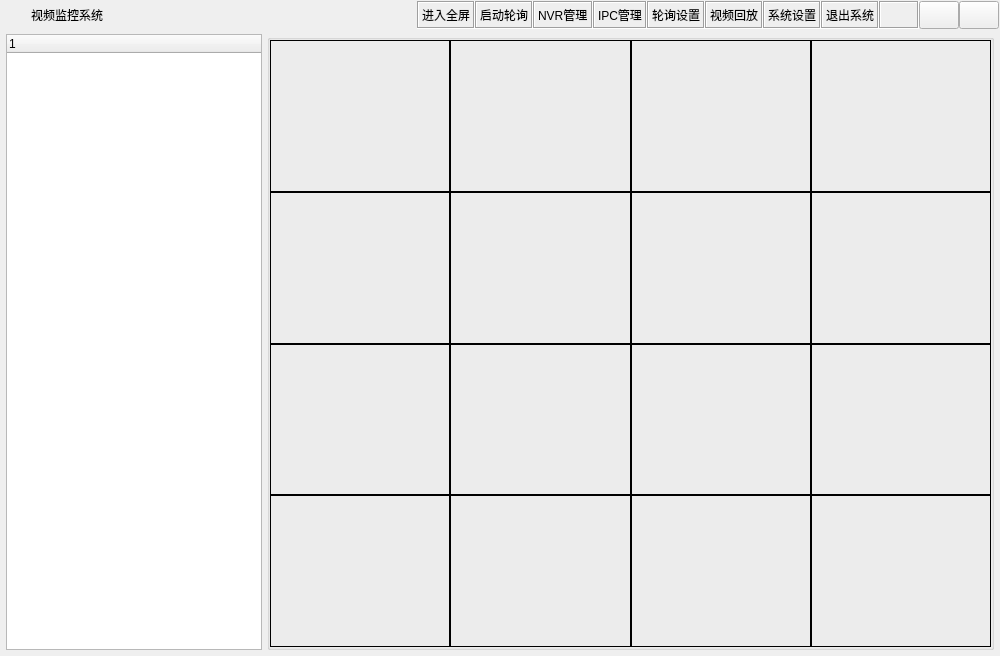
<?xml version="1.0" encoding="UTF-8"?>
<ui version="4.0">
 <class>frmMain</class>
 <widget class="QDialog" name="frmMain">
  <property name="geometry">
   <rect>
    <x>0</x>
    <y>0</y>
    <width>1000</width>
    <height>656</height>
   </rect>
  </property>
  <property name="minimumSize">
   <size>
    <width>0</width>
    <height>0</height>
   </size>
  </property>
  <property name="windowTitle">
   <string>视频监控系统V201412</string>
  </property>
  <property name="sizeGripEnabled">
   <bool>false</bool>
  </property>
  <layout class="QVBoxLayout" name="verticalLayout">
   <property name="spacing">
    <number>0</number>
   </property>
   <property name="leftMargin">
    <number>1</number>
   </property>
   <property name="topMargin">
    <number>1</number>
   </property>
   <property name="rightMargin">
    <number>1</number>
   </property>
   <property name="bottomMargin">
    <number>1</number>
   </property>
   <item>
    <widget class="QWidget" name="widget_title" native="true">
     <property name="sizePolicy">
      <sizepolicy hsizetype="Preferred" vsizetype="Fixed">
       <horstretch>0</horstretch>
       <verstretch>0</verstretch>
      </sizepolicy>
     </property>
     <property name="minimumSize">
      <size>
       <width>100</width>
       <height>28</height>
      </size>
     </property>
     <layout class="QHBoxLayout" name="horizontalLayout_2">
      <property name="spacing">
       <number>0</number>
      </property>
      <property name="leftMargin">
       <number>0</number>
      </property>
      <property name="topMargin">
       <number>0</number>
      </property>
      <property name="rightMargin">
       <number>0</number>
      </property>
      <property name="bottomMargin">
       <number>0</number>
      </property>
      <item>
       <widget class="QLabel" name="lab_Ico">
        <property name="sizePolicy">
         <sizepolicy hsizetype="Minimum" vsizetype="Preferred">
          <horstretch>0</horstretch>
          <verstretch>0</verstretch>
         </sizepolicy>
        </property>
        <property name="minimumSize">
         <size>
          <width>30</width>
          <height>0</height>
         </size>
        </property>
        <property name="text">
         <string/>
        </property>
        <property name="alignment">
         <set>Qt::AlignCenter</set>
        </property>
       </widget>
      </item>
      <item>
       <widget class="QLabel" name="lab_Title">
        <property name="sizePolicy">
         <sizepolicy hsizetype="Expanding" vsizetype="Preferred">
          <horstretch>0</horstretch>
          <verstretch>0</verstretch>
         </sizepolicy>
        </property>
        <property name="styleSheet">
         <string notr="true">font: 10pt &quot;微软雅黑&quot;;</string>
        </property>
        <property name="text">
         <string>视频监控系统</string>
        </property>
        <property name="alignment">
         <set>Qt::AlignLeading|Qt::AlignLeft|Qt::AlignVCenter</set>
        </property>
       </widget>
      </item>
      <item>
       <widget class="QWidget" name="widget_menu" native="true">
        <property name="sizePolicy">
         <sizepolicy hsizetype="Minimum" vsizetype="Preferred">
          <horstretch>0</horstretch>
          <verstretch>0</verstretch>
         </sizepolicy>
        </property>
        <layout class="QHBoxLayout" name="horizontalLayout">
         <property name="spacing">
          <number>0</number>
         </property>
         <property name="leftMargin">
          <number>0</number>
         </property>
         <property name="topMargin">
          <number>0</number>
         </property>
         <property name="rightMargin">
          <number>0</number>
         </property>
         <property name="bottomMargin">
          <number>0</number>
         </property>
         <item>
          <widget class="QLabel" name="labFull">
           <property name="cursor">
            <cursorShape>PointingHandCursor</cursorShape>
           </property>
           <property name="focusPolicy">
            <enum>Qt::NoFocus</enum>
           </property>
           <property name="styleSheet">
            <string notr="true">font: 10pt &quot;微软雅黑&quot;;</string>
           </property>
           <property name="frameShape">
            <enum>QFrame::Box</enum>
           </property>
           <property name="frameShadow">
            <enum>QFrame::Sunken</enum>
           </property>
           <property name="text">
            <string>进入全屏</string>
           </property>
          </widget>
         </item>
         <item>
          <widget class="QLabel" name="labStart">
           <property name="cursor">
            <cursorShape>PointingHandCursor</cursorShape>
           </property>
           <property name="focusPolicy">
            <enum>Qt::NoFocus</enum>
           </property>
           <property name="styleSheet">
            <string notr="true">font: 10pt &quot;微软雅黑&quot;;</string>
           </property>
           <property name="frameShape">
            <enum>QFrame::Box</enum>
           </property>
           <property name="frameShadow">
            <enum>QFrame::Sunken</enum>
           </property>
           <property name="text">
            <string>启动轮询</string>
           </property>
          </widget>
         </item>
         <item>
          <widget class="QLabel" name="labNVR">
           <property name="cursor">
            <cursorShape>PointingHandCursor</cursorShape>
           </property>
           <property name="focusPolicy">
            <enum>Qt::NoFocus</enum>
           </property>
           <property name="styleSheet">
            <string notr="true">font: 10pt &quot;微软雅黑&quot;;</string>
           </property>
           <property name="frameShape">
            <enum>QFrame::Box</enum>
           </property>
           <property name="frameShadow">
            <enum>QFrame::Sunken</enum>
           </property>
           <property name="text">
            <string>NVR管理</string>
           </property>
          </widget>
         </item>
         <item>
          <widget class="QLabel" name="labIPC">
           <property name="cursor">
            <cursorShape>PointingHandCursor</cursorShape>
           </property>
           <property name="focusPolicy">
            <enum>Qt::NoFocus</enum>
           </property>
           <property name="styleSheet">
            <string notr="true">font: 10pt &quot;微软雅黑&quot;;</string>
           </property>
           <property name="frameShape">
            <enum>QFrame::Box</enum>
           </property>
           <property name="frameShadow">
            <enum>QFrame::Sunken</enum>
           </property>
           <property name="text">
            <string>IPC管理</string>
           </property>
          </widget>
         </item>
         <item>
          <widget class="QLabel" name="labPollConfig">
           <property name="cursor">
            <cursorShape>PointingHandCursor</cursorShape>
           </property>
           <property name="focusPolicy">
            <enum>Qt::NoFocus</enum>
           </property>
           <property name="styleSheet">
            <string notr="true">font: 10pt &quot;微软雅黑&quot;;</string>
           </property>
           <property name="frameShape">
            <enum>QFrame::Box</enum>
           </property>
           <property name="frameShadow">
            <enum>QFrame::Sunken</enum>
           </property>
           <property name="text">
            <string>轮询设置</string>
           </property>
          </widget>
         </item>
         <item>
          <widget class="QLabel" name="labVideoPlayBack">
           <property name="cursor">
            <cursorShape>PointingHandCursor</cursorShape>
           </property>
           <property name="focusPolicy">
            <enum>Qt::NoFocus</enum>
           </property>
           <property name="styleSheet">
            <string notr="true">font: 10pt &quot;微软雅黑&quot;;</string>
           </property>
           <property name="frameShape">
            <enum>QFrame::Box</enum>
           </property>
           <property name="frameShadow">
            <enum>QFrame::Sunken</enum>
           </property>
           <property name="text">
            <string>视频回放</string>
           </property>
          </widget>
         </item>
         <item>
          <widget class="QLabel" name="labConfig">
           <property name="cursor">
            <cursorShape>PointingHandCursor</cursorShape>
           </property>
           <property name="focusPolicy">
            <enum>Qt::NoFocus</enum>
           </property>
           <property name="styleSheet">
            <string notr="true">font: 10pt &quot;微软雅黑&quot;;</string>
           </property>
           <property name="frameShape">
            <enum>QFrame::Box</enum>
           </property>
           <property name="frameShadow">
            <enum>QFrame::Sunken</enum>
           </property>
           <property name="text">
            <string>系统设置</string>
           </property>
          </widget>
         </item>
         <item>
          <widget class="QLabel" name="labExit">
           <property name="cursor">
            <cursorShape>PointingHandCursor</cursorShape>
           </property>
           <property name="focusPolicy">
            <enum>Qt::NoFocus</enum>
           </property>
           <property name="styleSheet">
            <string notr="true">font: 10pt &quot;微软雅黑&quot;;</string>
           </property>
           <property name="frameShape">
            <enum>QFrame::Box</enum>
           </property>
           <property name="frameShadow">
            <enum>QFrame::Sunken</enum>
           </property>
           <property name="text">
            <string>退出系统</string>
           </property>
          </widget>
         </item>
         <item>
          <widget class="QLabel" name="labStyle">
           <property name="sizePolicy">
            <sizepolicy hsizetype="Minimum" vsizetype="Preferred">
             <horstretch>0</horstretch>
             <verstretch>0</verstretch>
            </sizepolicy>
           </property>
           <property name="minimumSize">
            <size>
             <width>40</width>
             <height>0</height>
            </size>
           </property>
           <property name="cursor">
            <cursorShape>PointingHandCursor</cursorShape>
           </property>
           <property name="focusPolicy">
            <enum>Qt::NoFocus</enum>
           </property>
           <property name="toolTip">
            <string>样式</string>
           </property>
           <property name="frameShape">
            <enum>QFrame::Box</enum>
           </property>
           <property name="frameShadow">
            <enum>QFrame::Sunken</enum>
           </property>
           <property name="text">
            <string/>
           </property>
          </widget>
         </item>
         <item>
          <widget class="QPushButton" name="btnMenu_Min">
           <property name="sizePolicy">
            <sizepolicy hsizetype="Minimum" vsizetype="Expanding">
             <horstretch>0</horstretch>
             <verstretch>0</verstretch>
            </sizepolicy>
           </property>
           <property name="minimumSize">
            <size>
             <width>40</width>
             <height>0</height>
            </size>
           </property>
           <property name="cursor">
            <cursorShape>ArrowCursor</cursorShape>
           </property>
           <property name="focusPolicy">
            <enum>Qt::NoFocus</enum>
           </property>
           <property name="toolTip">
            <string>最小化</string>
           </property>
           <property name="text">
            <string/>
           </property>
           <property name="flat">
            <bool>false</bool>
           </property>
          </widget>
         </item>
         <item>
          <widget class="QPushButton" name="btnMenu_Close">
           <property name="sizePolicy">
            <sizepolicy hsizetype="Minimum" vsizetype="Expanding">
             <horstretch>0</horstretch>
             <verstretch>0</verstretch>
            </sizepolicy>
           </property>
           <property name="minimumSize">
            <size>
             <width>40</width>
             <height>0</height>
            </size>
           </property>
           <property name="cursor">
            <cursorShape>ArrowCursor</cursorShape>
           </property>
           <property name="focusPolicy">
            <enum>Qt::NoFocus</enum>
           </property>
           <property name="toolTip">
            <string>关闭</string>
           </property>
           <property name="text">
            <string/>
           </property>
           <property name="flat">
            <bool>false</bool>
           </property>
          </widget>
         </item>
        </layout>
       </widget>
      </item>
     </layout>
    </widget>
   </item>
   <item>
    <widget class="QWidget" name="widget_main" native="true">
     <property name="styleSheet">
      <string notr="true">font: 9pt &quot;微软雅黑&quot;;</string>
     </property>
     <layout class="QHBoxLayout" name="horizontalLayout_3">
      <property name="spacing">
       <number>5</number>
      </property>
      <property name="leftMargin">
       <number>5</number>
      </property>
      <property name="topMargin">
       <number>5</number>
      </property>
      <property name="rightMargin">
       <number>5</number>
      </property>
      <property name="bottomMargin">
       <number>5</number>
      </property>
      <item>
       <widget class="TreeWidget" name="treeMain">
        <property name="sizePolicy">
         <sizepolicy hsizetype="Fixed" vsizetype="Expanding">
          <horstretch>0</horstretch>
          <verstretch>0</verstretch>
         </sizepolicy>
        </property>
        <property name="minimumSize">
         <size>
          <width>0</width>
          <height>0</height>
         </size>
        </property>
        <column>
         <property name="text">
          <string notr="true">1</string>
         </property>
        </column>
       </widget>
      </item>
      <item>
       <widget class="QGroupBox" name="gboxMain">
        <property name="sizePolicy">
         <sizepolicy hsizetype="Expanding" vsizetype="Expanding">
          <horstretch>0</horstretch>
          <verstretch>0</verstretch>
         </sizepolicy>
        </property>
        <property name="title">
         <string/>
        </property>
        <layout class="QVBoxLayout" name="verticalLayout_2">
         <property name="spacing">
          <number>0</number>
         </property>
         <property name="leftMargin">
          <number>0</number>
         </property>
         <property name="topMargin">
          <number>0</number>
         </property>
         <property name="rightMargin">
          <number>0</number>
         </property>
         <property name="bottomMargin">
          <number>0</number>
         </property>
         <item>
          <layout class="QHBoxLayout" name="lay1">
           <property name="spacing">
            <number>0</number>
           </property>
           <item>
            <widget class="TLable" name="labVideo1">
             <property name="sizePolicy">
              <sizepolicy hsizetype="Preferred" vsizetype="Expanding">
               <horstretch>0</horstretch>
               <verstretch>0</verstretch>
              </sizepolicy>
             </property>
             <property name="focusPolicy">
              <enum>Qt::StrongFocus</enum>
             </property>
             <property name="frameShape">
              <enum>QFrame::Panel</enum>
             </property>
             <property name="frameShadow">
              <enum>QFrame::Plain</enum>
             </property>
             <property name="lineWidth">
              <number>1</number>
             </property>
             <property name="midLineWidth">
              <number>0</number>
             </property>
             <property name="text">
              <string/>
             </property>
             <property name="alignment">
              <set>Qt::AlignCenter</set>
             </property>
            </widget>
           </item>
           <item>
            <widget class="TLable" name="labVideo2">
             <property name="sizePolicy">
              <sizepolicy hsizetype="Preferred" vsizetype="Expanding">
               <horstretch>0</horstretch>
               <verstretch>0</verstretch>
              </sizepolicy>
             </property>
             <property name="focusPolicy">
              <enum>Qt::StrongFocus</enum>
             </property>
             <property name="frameShape">
              <enum>QFrame::Panel</enum>
             </property>
             <property name="frameShadow">
              <enum>QFrame::Plain</enum>
             </property>
             <property name="lineWidth">
              <number>1</number>
             </property>
             <property name="midLineWidth">
              <number>0</number>
             </property>
             <property name="text">
              <string/>
             </property>
             <property name="alignment">
              <set>Qt::AlignCenter</set>
             </property>
            </widget>
           </item>
           <item>
            <widget class="TLable" name="labVideo3">
             <property name="sizePolicy">
              <sizepolicy hsizetype="Preferred" vsizetype="Expanding">
               <horstretch>0</horstretch>
               <verstretch>0</verstretch>
              </sizepolicy>
             </property>
             <property name="focusPolicy">
              <enum>Qt::StrongFocus</enum>
             </property>
             <property name="frameShape">
              <enum>QFrame::Panel</enum>
             </property>
             <property name="frameShadow">
              <enum>QFrame::Plain</enum>
             </property>
             <property name="lineWidth">
              <number>1</number>
             </property>
             <property name="midLineWidth">
              <number>0</number>
             </property>
             <property name="text">
              <string/>
             </property>
             <property name="alignment">
              <set>Qt::AlignCenter</set>
             </property>
            </widget>
           </item>
           <item>
            <widget class="TLable" name="labVideo4">
             <property name="sizePolicy">
              <sizepolicy hsizetype="Preferred" vsizetype="Expanding">
               <horstretch>0</horstretch>
               <verstretch>0</verstretch>
              </sizepolicy>
             </property>
             <property name="focusPolicy">
              <enum>Qt::StrongFocus</enum>
             </property>
             <property name="frameShape">
              <enum>QFrame::Panel</enum>
             </property>
             <property name="frameShadow">
              <enum>QFrame::Plain</enum>
             </property>
             <property name="lineWidth">
              <number>1</number>
             </property>
             <property name="midLineWidth">
              <number>0</number>
             </property>
             <property name="text">
              <string/>
             </property>
             <property name="alignment">
              <set>Qt::AlignCenter</set>
             </property>
            </widget>
           </item>
          </layout>
         </item>
         <item>
          <layout class="QHBoxLayout" name="lay2">
           <property name="spacing">
            <number>0</number>
           </property>
           <item>
            <widget class="TLable" name="labVideo5">
             <property name="sizePolicy">
              <sizepolicy hsizetype="Preferred" vsizetype="Expanding">
               <horstretch>0</horstretch>
               <verstretch>0</verstretch>
              </sizepolicy>
             </property>
             <property name="focusPolicy">
              <enum>Qt::StrongFocus</enum>
             </property>
             <property name="frameShape">
              <enum>QFrame::Panel</enum>
             </property>
             <property name="frameShadow">
              <enum>QFrame::Plain</enum>
             </property>
             <property name="lineWidth">
              <number>1</number>
             </property>
             <property name="midLineWidth">
              <number>0</number>
             </property>
             <property name="text">
              <string/>
             </property>
             <property name="alignment">
              <set>Qt::AlignCenter</set>
             </property>
            </widget>
           </item>
           <item>
            <widget class="TLable" name="labVideo6">
             <property name="sizePolicy">
              <sizepolicy hsizetype="Preferred" vsizetype="Expanding">
               <horstretch>0</horstretch>
               <verstretch>0</verstretch>
              </sizepolicy>
             </property>
             <property name="focusPolicy">
              <enum>Qt::StrongFocus</enum>
             </property>
             <property name="frameShape">
              <enum>QFrame::Panel</enum>
             </property>
             <property name="frameShadow">
              <enum>QFrame::Plain</enum>
             </property>
             <property name="lineWidth">
              <number>1</number>
             </property>
             <property name="midLineWidth">
              <number>0</number>
             </property>
             <property name="text">
              <string/>
             </property>
             <property name="alignment">
              <set>Qt::AlignCenter</set>
             </property>
            </widget>
           </item>
           <item>
            <widget class="TLable" name="labVideo7">
             <property name="sizePolicy">
              <sizepolicy hsizetype="Preferred" vsizetype="Expanding">
               <horstretch>0</horstretch>
               <verstretch>0</verstretch>
              </sizepolicy>
             </property>
             <property name="focusPolicy">
              <enum>Qt::StrongFocus</enum>
             </property>
             <property name="frameShape">
              <enum>QFrame::Panel</enum>
             </property>
             <property name="frameShadow">
              <enum>QFrame::Plain</enum>
             </property>
             <property name="lineWidth">
              <number>1</number>
             </property>
             <property name="midLineWidth">
              <number>0</number>
             </property>
             <property name="text">
              <string/>
             </property>
             <property name="alignment">
              <set>Qt::AlignCenter</set>
             </property>
            </widget>
           </item>
           <item>
            <widget class="TLable" name="labVideo8">
             <property name="sizePolicy">
              <sizepolicy hsizetype="Preferred" vsizetype="Expanding">
               <horstretch>0</horstretch>
               <verstretch>0</verstretch>
              </sizepolicy>
             </property>
             <property name="focusPolicy">
              <enum>Qt::StrongFocus</enum>
             </property>
             <property name="frameShape">
              <enum>QFrame::Panel</enum>
             </property>
             <property name="frameShadow">
              <enum>QFrame::Plain</enum>
             </property>
             <property name="lineWidth">
              <number>1</number>
             </property>
             <property name="midLineWidth">
              <number>0</number>
             </property>
             <property name="text">
              <string/>
             </property>
             <property name="alignment">
              <set>Qt::AlignCenter</set>
             </property>
            </widget>
           </item>
          </layout>
         </item>
         <item>
          <layout class="QHBoxLayout" name="lay3">
           <property name="spacing">
            <number>0</number>
           </property>
           <item>
            <widget class="TLable" name="labVideo9">
             <property name="sizePolicy">
              <sizepolicy hsizetype="Preferred" vsizetype="Expanding">
               <horstretch>0</horstretch>
               <verstretch>0</verstretch>
              </sizepolicy>
             </property>
             <property name="focusPolicy">
              <enum>Qt::StrongFocus</enum>
             </property>
             <property name="frameShape">
              <enum>QFrame::Panel</enum>
             </property>
             <property name="frameShadow">
              <enum>QFrame::Plain</enum>
             </property>
             <property name="lineWidth">
              <number>1</number>
             </property>
             <property name="midLineWidth">
              <number>0</number>
             </property>
             <property name="text">
              <string/>
             </property>
             <property name="alignment">
              <set>Qt::AlignCenter</set>
             </property>
            </widget>
           </item>
           <item>
            <widget class="TLable" name="labVideo10">
             <property name="sizePolicy">
              <sizepolicy hsizetype="Preferred" vsizetype="Expanding">
               <horstretch>0</horstretch>
               <verstretch>0</verstretch>
              </sizepolicy>
             </property>
             <property name="focusPolicy">
              <enum>Qt::StrongFocus</enum>
             </property>
             <property name="frameShape">
              <enum>QFrame::Panel</enum>
             </property>
             <property name="frameShadow">
              <enum>QFrame::Plain</enum>
             </property>
             <property name="lineWidth">
              <number>1</number>
             </property>
             <property name="midLineWidth">
              <number>0</number>
             </property>
             <property name="text">
              <string/>
             </property>
             <property name="alignment">
              <set>Qt::AlignCenter</set>
             </property>
            </widget>
           </item>
           <item>
            <widget class="TLable" name="labVideo11">
             <property name="sizePolicy">
              <sizepolicy hsizetype="Preferred" vsizetype="Expanding">
               <horstretch>0</horstretch>
               <verstretch>0</verstretch>
              </sizepolicy>
             </property>
             <property name="focusPolicy">
              <enum>Qt::StrongFocus</enum>
             </property>
             <property name="frameShape">
              <enum>QFrame::Panel</enum>
             </property>
             <property name="frameShadow">
              <enum>QFrame::Plain</enum>
             </property>
             <property name="lineWidth">
              <number>1</number>
             </property>
             <property name="midLineWidth">
              <number>0</number>
             </property>
             <property name="text">
              <string/>
             </property>
             <property name="alignment">
              <set>Qt::AlignCenter</set>
             </property>
            </widget>
           </item>
           <item>
            <widget class="TLable" name="labVideo12">
             <property name="sizePolicy">
              <sizepolicy hsizetype="Preferred" vsizetype="Expanding">
               <horstretch>0</horstretch>
               <verstretch>0</verstretch>
              </sizepolicy>
             </property>
             <property name="focusPolicy">
              <enum>Qt::StrongFocus</enum>
             </property>
             <property name="frameShape">
              <enum>QFrame::Panel</enum>
             </property>
             <property name="frameShadow">
              <enum>QFrame::Plain</enum>
             </property>
             <property name="lineWidth">
              <number>1</number>
             </property>
             <property name="midLineWidth">
              <number>0</number>
             </property>
             <property name="text">
              <string/>
             </property>
             <property name="alignment">
              <set>Qt::AlignCenter</set>
             </property>
            </widget>
           </item>
          </layout>
         </item>
         <item>
          <layout class="QHBoxLayout" name="lay4">
           <property name="spacing">
            <number>0</number>
           </property>
           <item>
            <widget class="TLable" name="labVideo13">
             <property name="sizePolicy">
              <sizepolicy hsizetype="Preferred" vsizetype="Expanding">
               <horstretch>0</horstretch>
               <verstretch>0</verstretch>
              </sizepolicy>
             </property>
             <property name="focusPolicy">
              <enum>Qt::StrongFocus</enum>
             </property>
             <property name="frameShape">
              <enum>QFrame::Panel</enum>
             </property>
             <property name="frameShadow">
              <enum>QFrame::Plain</enum>
             </property>
             <property name="lineWidth">
              <number>1</number>
             </property>
             <property name="midLineWidth">
              <number>0</number>
             </property>
             <property name="text">
              <string/>
             </property>
             <property name="alignment">
              <set>Qt::AlignCenter</set>
             </property>
            </widget>
           </item>
           <item>
            <widget class="TLable" name="labVideo14">
             <property name="sizePolicy">
              <sizepolicy hsizetype="Preferred" vsizetype="Expanding">
               <horstretch>0</horstretch>
               <verstretch>0</verstretch>
              </sizepolicy>
             </property>
             <property name="focusPolicy">
              <enum>Qt::StrongFocus</enum>
             </property>
             <property name="frameShape">
              <enum>QFrame::Panel</enum>
             </property>
             <property name="frameShadow">
              <enum>QFrame::Plain</enum>
             </property>
             <property name="lineWidth">
              <number>1</number>
             </property>
             <property name="midLineWidth">
              <number>0</number>
             </property>
             <property name="text">
              <string/>
             </property>
             <property name="alignment">
              <set>Qt::AlignCenter</set>
             </property>
            </widget>
           </item>
           <item>
            <widget class="TLable" name="labVideo15">
             <property name="sizePolicy">
              <sizepolicy hsizetype="Preferred" vsizetype="Expanding">
               <horstretch>0</horstretch>
               <verstretch>0</verstretch>
              </sizepolicy>
             </property>
             <property name="focusPolicy">
              <enum>Qt::StrongFocus</enum>
             </property>
             <property name="frameShape">
              <enum>QFrame::Panel</enum>
             </property>
             <property name="frameShadow">
              <enum>QFrame::Plain</enum>
             </property>
             <property name="lineWidth">
              <number>1</number>
             </property>
             <property name="midLineWidth">
              <number>0</number>
             </property>
             <property name="text">
              <string/>
             </property>
             <property name="alignment">
              <set>Qt::AlignCenter</set>
             </property>
            </widget>
           </item>
           <item>
            <widget class="TLable" name="labVideo16">
             <property name="sizePolicy">
              <sizepolicy hsizetype="Preferred" vsizetype="Expanding">
               <horstretch>0</horstretch>
               <verstretch>0</verstretch>
              </sizepolicy>
             </property>
             <property name="focusPolicy">
              <enum>Qt::StrongFocus</enum>
             </property>
             <property name="frameShape">
              <enum>QFrame::Panel</enum>
             </property>
             <property name="frameShadow">
              <enum>QFrame::Plain</enum>
             </property>
             <property name="lineWidth">
              <number>1</number>
             </property>
             <property name="midLineWidth">
              <number>0</number>
             </property>
             <property name="text">
              <string/>
             </property>
             <property name="alignment">
              <set>Qt::AlignCenter</set>
             </property>
            </widget>
           </item>
          </layout>
         </item>
        </layout>
       </widget>
      </item>
     </layout>
    </widget>
   </item>
  </layout>
 </widget>
 <layoutdefault spacing="6" margin="11"/>
 <customwidgets>
  <customwidget>
   <class>TreeWidget</class>
   <extends>QTreeWidget</extends>
   <header>treewidget.h</header>
  </customwidget>
  <customwidget>
   <class>TLable</class>
   <extends>QLabel</extends>
   <header>tlable.h</header>
  </customwidget>
 </customwidgets>
 <resources/>
 <connections/>
</ui>
